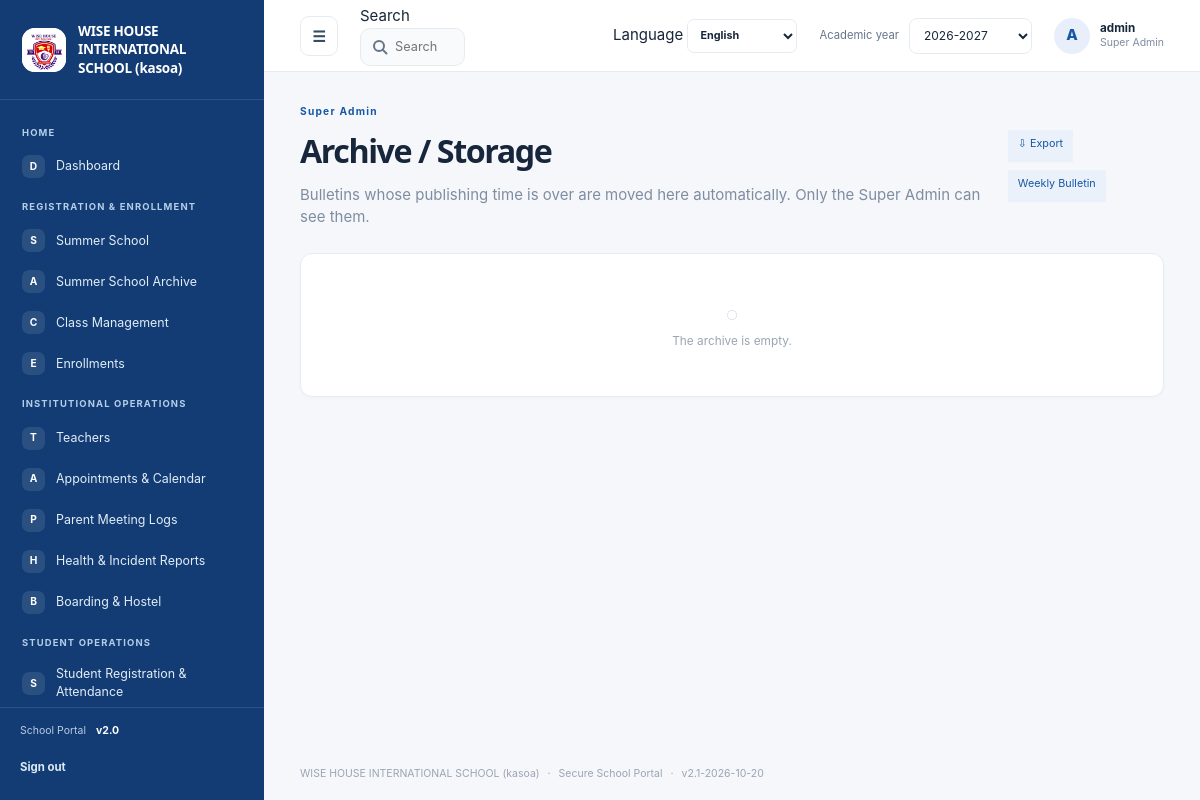
The page /portal/bulletin/archive (signed in) on the database its author committed.
### tables this page shows
CREATE TABLE settings (
    key TEXT PRIMARY KEY,
    value TEXT NOT NULL
);

CREATE TABLE navigation_items (
    id INTEGER PRIMARY KEY AUTOINCREMENT,
    category TEXT NOT NULL,
    title TEXT NOT NULL,
    icon TEXT NOT NULL DEFAULT 'circle',
    url_endpoint TEXT NOT NULL,
    route_arg TEXT NOT NULL DEFAULT '',
    is_active INTEGER NOT NULL DEFAULT 1 CHECK (is_active IN (0, 1)),
    display_order INTEGER NOT NULL DEFAULT 0
);

CREATE TABLE users (
    id INTEGER PRIMARY KEY AUTOINCREMENT,
    username TEXT NOT NULL UNIQUE,
    password_hash TEXT NOT NULL,
    role TEXT NOT NULL DEFAULT 'manager'
      CHECK (role IN (
        'super_admin', 'admin', 'manager', 'teacher', 'student', 'parent',
        'health_officer', 'boarding_master'
      )),
    email TEXT UNIQUE,
    teacher_id INTEGER REFERENCES teachers(id) ON DELETE CASCADE,
    student_id INTEGER REFERENCES students(id) ON DELETE CASCADE,
    is_active INTEGER NOT NULL DEFAULT 1 CHECK (is_active IN (0, 1))
);

### school_system/views.py (the view, shortened to what this page needs)
@bp.route("/portal/bulletin/archive", methods=("GET", "POST"))
@roles_required("super_admin")
def bulletin_archive():
    db = get_db()
    _archive_expired_bulletins(db)
    records = db.execute(
        "SELECT id,title,body,period,published_at,expires_at,expiry_custom,archived_at,archive_reason "
        "FROM announcements WHERE archived_at<>'' ORDER BY archived_at DESC"
    ).fetchall()
    return render_template("bulletin_archive.html", records=records)

### school_system/auth.py (called while the page is built)
@bp.before_app_request
def load_logged_in_user():
    user_id = session.get("user_id")
    if user_id is None:
        session.pop("username", None)
        session.pop("role", None)
        return
    user = get_db().execute(
        "SELECT id, username, role, is_active FROM users WHERE id = ?", (user_id,)
    ).fetchone()
    if user is None or not user["is_active"]:
        session.clear()
    else:
        session["username"] = user["username"]
        session["role"] = user["role"]

def login_required(view):
    @functools.wraps(view)
    def wrapped_view(**kwargs):
        if session.get("user_id") is None:
            return redirect(url_for("auth.login"))
        return view(**kwargs)
    return wrapped_view

def roles_required(*roles):
    def decorator(view):
        @functools.wraps(view)
        @login_required
        def wrapped_view(**kwargs):
            if session.get("role") not in roles:
                abort(403)
            return view(**kwargs)
        return wrapped_view
    return decorator

### school_system/db.py (called while the page is built)
def get_db():
    if "db" not in g:
        g.db = sqlite3.connect(current_app.config["DATABASE"])
        g.db.row_factory = sqlite3.Row
        g.db.execute("PRAGMA foreign_keys = ON")
    return g.db

### school_system/views.py (called while the page is built, shortened)
def _utc_now():
    return datetime.now(timezone.utc).replace(tzinfo=None)

def _archive_expired_bulletins(db):
    now = _utc_now().strftime(_DB_TIME)
    cursor = db.execute(
        "UPDATE announcements SET archived_at=?,archive_reason='expired' "
        "WHERE archived_at='' AND expires_at<>'' AND expires_at<=?",
        (now, now),
    )
    if cursor.rowcount:
        db.commit()
    return cursor.rowcount

@bp.app_template_filter("translate")
def translate(text, language="en"):
    if language == "en" or not isinstance(text, str):
        return text

### school_system/templates/bulletin_archive.html (shortened to what this page needs)
{% extends "base.html" %}
{% from "_export_menu.html" import export_menu with context %}
{% block content %}
  <section class="page-title-row"><div><span class="eyebrow">{{ 'Super Admin'|translate(language) }}</span><h1>{{ 'Archive / Storage'|translate(language) }}</h1>
    <p class="muted">{{ 'Bulletins whose publishing time is over are moved here automatically. Only the Super Admin can see them.'|translate(language) }}</p></div>
    <div style="display:flex;gap:8px;flex-wrap:wrap">{{ export_menu(url_for('views.export_bulletins', archived=1)) }}
    <a class="button-small secondary-button" href="{{ url_for('views.portal', module='bulletin') }}">{{ 'Weekly Bulletin'|translate(language) }}</a></div></section>
  <section class="portal-card">
    {% if records %}<div class="event-list">
      {% for r in records %}
        <article class="event-item"><span class="event-date">{{ r.archived_at[:10] }}</span>
          <div class="request-content"><h2>{{ r.title }}</h2><p>{{ r.body }}</p>
            <p class="muted"><small>{{ r.period|capitalize|translate(language) }} · {{ 'Published'|translate(language) }}: {{ r.published_at[:16] }} · {{ 'Ended'|translate(language) }}: {{ r.expires_at[:16] if r.expires_at else '—' }} · {{ ('Moved manually' if r.archive_reason == 'manual' else 'Expired automatically')|translate(language) }}</small></p></div>
          <form method="post"><input type="hidden" name="csrf_token" value="{{ csrf_token() }}"><input type="hidden" name="record_id" value="{{ r.id }}">
            <button class="button-small secondary-button" name="action" value="restore" type="submit">{{ 'Restore'|translate(language) }}</button>
            <button class="button-small danger-button" name="action" value="delete" type="submit" onclick="return confirm('{{ 'Delete permanently?'|translate(language)|e }}')">{{ 'Delete'|translate(language) }}</button></form>
        </article>
      {% endfor %}
    </div>{% else %}<div class="card-empty"><span>◌</span><p>{{ 'The archive is empty.'|translate(language) }}</p></div>{% endif %}
  </section>
{% endblock %}

### school_system/templates/base.html (shortened to what this page needs)
<!doctype html>
<html lang="{{ language or 'en' }}" dir="{{ 'rtl' if language in ('ar',) else 'ltr' }}">
  <head>
    <link rel="stylesheet" href="{{ url_for('static', filename='style.css') }}">
    <link rel="stylesheet" href="{{ url_for('static', filename='portal.css') }}">
  </head>
  <body class="{% block body_class %}portal-body{% endblock %}">
    {% if session.get('user_id') and not public_page|default(false) %}
      <div class="portal-shell" id="portal-shell">
        <aside class="sidebar" id="sidebar" style="background-color: {{ site_settings.sidebar_color }};">
          <a class="school-brand" href="{{ url_for('views.dashboard') }}">
            <span class="school-logo">
              {% if brand_settings.get('logo_filename') %}
                <img src="{{ url_for('views.uploaded_logo', filename=brand_settings.get('logo_filename')) }}" alt="{{ school_name }} logo">
              {% else %}<span class="logo-mark">W</span>{% endif %}
            </span>
            <span class="school-name">{{ school_name }}</span>
          </a>
          <div class="sidebar-scroll" data-scroll-keep="sidebar" data-scroll-global>
            {% set nav_state = namespace(category=None) %}
            {% for item in nav_items %}
              {% if item.category != nav_state.category %}
                {% if not loop.first %}</section>{% endif %}
                <section class="nav-group"><p class="nav-heading">{{ item.category }}</p>
                {% set nav_state.category = item.category %}
              {% endif %}
              <a class="nav-link {% if request.endpoint == item.url_endpoint and (not item.get('resource') or request.view_args.get('resource') == item.get('resource')) %}active{% endif %}"
                href="{{ url_for(item.url_endpoint, resource=item.resource) if item.get('resource') else url_for(item.url_endpoint, module=item.module) if item.get('module') else url_for(item.url_endpoint) }}">
                <span class="nav-icon" aria-hidden="true">{{ item.icon[:1]|upper }}</span><span>{{ item.title }}</span>
              </a>
            {% endfor %}
            {% if nav_items %}</section>{% endif %}
          </div>
          <div class="sidebar-footer">
            <span class="sidebar-version">School Portal <b>v2.0</b></span>
            <form action="{{ url_for('auth.logout') }}" method="post">
              <button class="sidebar-logout" type="submit">{{ 'Sign out'|translate(language) }}</button>
            </form>
          </div>
        </aside>
        <div class="portal-main">
          <header class="topbar">
            <button class="icon-button menu-toggle" id="menu-toggle" type="button" aria-label="Toggle navigation" aria-expanded="true">☰</button>
            {% include "_global_search.html" %}
            <form class="language-select" method="post" action="{{ url_for('views.change_language') }}">
              <label for="portal-language" class="sr-only">Language</label>
              <select id="portal-language" name="language" aria-label="Language" onchange="this.form.submit()">
                {% for code, label in languages.items() %}
                  <option value="{{ code }}" {% if language == code %}selected{% endif %}>{{ label }}</option>
                {% endfor %}
              </select>
            </form>
            <form class="year-select" method="get" action="{{ url_for('views.dashboard') }}">
              <label for="academic-year">{{ 'Academic year'|translate(language) }}</label>
              <select id="academic-year" name="year" onchange="this.form.submit()">
                {% set year = request.args.get('year', academic_year) %}
                {% for option in academic_year_options %}
                  <option value="{{ option }}" {% if year == option %}selected{% endif %}>{{ option }}</option>
                {% endfor %}
              </select>
            </form>
            <a class="profile-chip" href="{{ url_for('views.profile') }}" aria-label="User profile">
              <span class="avatar">{{ session.get('username', 'U')[:1]|upper }}</span>
              <span class="profile-copy"><b>{{ session.get('username') }}</b><small>{{ role_label }}</small></span>
            </a>
          </header>
          <main class="page-content">
            {% block content %}{% endblock %}
          </main>
          <footer class="page-footer">{{ school_name }} <span>·</span> Secure School Portal <span>·</span> v{{ app_version }}</footer>
        </div>
      </div>
    {% else %}
      {% for category, message in get_flashed_messages(with_categories=true) %}
        <p class="flash {{ category }} login-flash" role="status">{{ message|translate(language) }}</p>
      {% endfor %}
      {% block public_content %}{% endblock %}
    {% endif %}
  </body>
</html>

### school_system/templates/_export_menu.html (shortened to what this page needs)
{% macro export_menu(url, label=None) %}
  <details class="export-menu">
    <summary class="button-small secondary-button">⇩ {{ (label or 'Export')|translate(language) }}</summary>
  </details>
{% endmacro %}

### school_system/templates/_global_search.html (shortened to what this page needs)
<div class="global-search" role="search">
  <label for="global-search-input" class="sr-only">{{ 'Search'|translate(language) }}</label>
  <input id="global-search-input" type="search" autocomplete="off" maxlength="60"
    placeholder="{{ 'Search students, teachers, pages…'|translate(language) }}" aria-controls="gs-panel" aria-expanded="false">
</div>

### school_system/static/portal.css (style rules this page uses)
.sidebar-logout { width:100%;min-height:34px;justify-content:flex-start;margin-top:12px;padding:6px 0;background:transparent;color:#dce9f7;font-size:.76rem }
.language-select select { min-height:34px;padding:5px 8px;border:1px solid var(--line);border-radius:7px;background:#fff;color:var(--ink);font-size:.72rem;font-weight:700 }
.secondary-button { min-height:32px;padding:6px 10px;background:#eaf1fa;color:var(--primary);font-size:.72rem }

### school_system/templates/_global_search.html (style rules this page uses)
.global-search { position:relative;flex:1;min-width:0;max-width:460px }
.global-search input { width:100%;min-height:38px;padding:7px 12px 7px 34px;border:1px solid var(--line,#e4e7ec);border-radius:10px;font:inherit;font-size:.85rem;color:var(--ink,#101828) }

### school_system/templates/_export_menu.html (style rules this page uses)
.export-menu { position:relative;display:inline-block }
.export-menu summary { list-style:none;cursor:pointer }

### rows shown on the page
settings: value (picture)
settings: value "WISE HOUSE INTERNATIONAL SCHOOL (kasoa)"
navigation_items: category "HOME", icon "D", title "Dashboard"
navigation_items: category "REGISTRATION & ENROLLMENT", icon "S", title "Summer School"
navigation_items: icon "A", title "Summer School Archive"
navigation_items: icon "C", title "Class Management"
navigation_items: icon "E", title "Enrollments"
navigation_items: category "INSTITUTIONAL OPERATIONS", icon "T", title "Teachers"
navigation_items: icon "A", title "Appointments & Calendar"
navigation_items: icon "P", title "Parent Meeting Logs"
navigation_items: icon "H", title "Health & Incident Reports"
navigation_items: icon "B", title "Boarding & Hostel"
navigation_items: category "STUDENT OPERATIONS", icon "S", title "Student Registration & Attendance"
settings: value "Sign out", value "Search", value "Search students, teachers, pages…", language "English", value "Academic year", value "Super Admin", value "Archive / Storage", value "Bulletins whose publishing time is over are moved here automatically. Only the Super Admin can see them.", value "Export", value "Weekly Bulletin", value "The archive is empty."
settings: year "2026-2027"
users: username "A", get "admin"

### other values the page prints
{{ role_label }} "Super Admin"
{{ app_version }} "2.1-2026-10-20"
